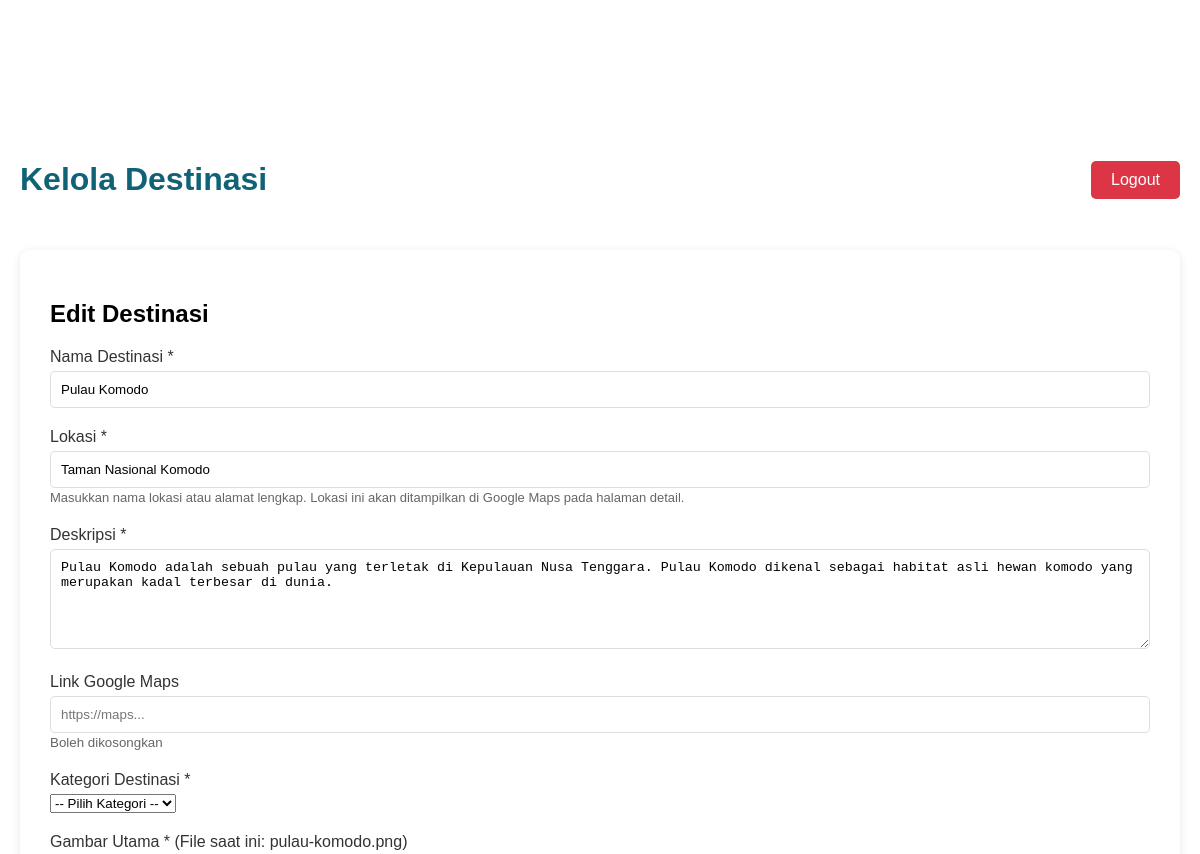
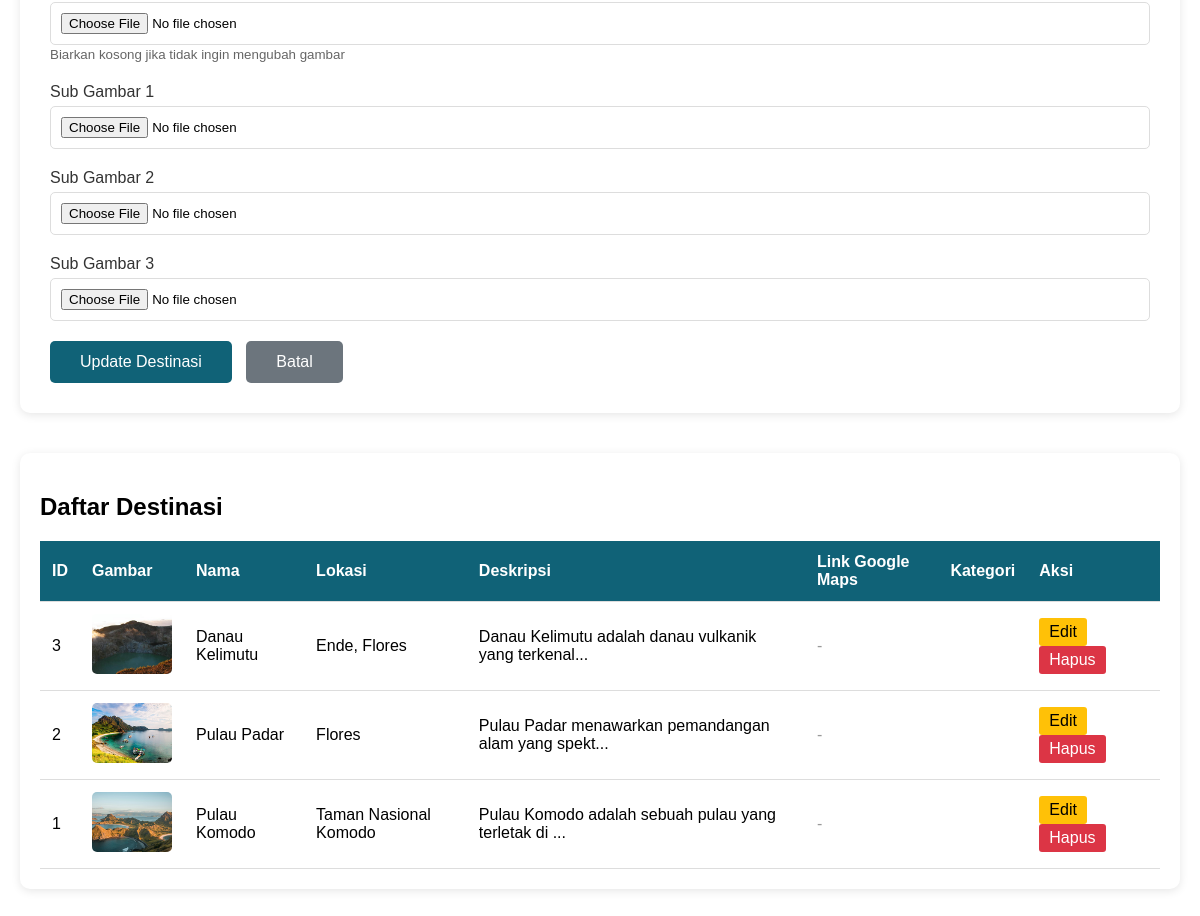
Page /admin/dashboard.php?edit=1 (signed in) on the committed database (2 pictures, top to bottom).
### tables this page shows
CREATE TABLE IF NOT EXISTS destinasi (
    id INT AUTO_INCREMENT PRIMARY KEY,
    nama VARCHAR(150),
    lokasi VARCHAR(150),
    deskripsi TEXT,
    gambar VARCHAR(255),
    created_at TIMESTAMP DEFAULT CURRENT_TIMESTAMP
);

### admin/dashboard.php (the view, shortened to what this page needs)
<?php
require_once '../config.php';
$query = "
    SELECT
        d.*,
        k.nama AS nama_kategori
    FROM destinasi d
    LEFT JOIN kategori k ON d.kategori_id = k.id
    ORDER BY d.id DESC
";
$result = mysqli_query($conn, $query);
$edit_data = null;
if (isset($_GET['edit'])) {
    $edit_id = intval($_GET['edit']);
    $edit_query = "SELECT * FROM destinasi WHERE id = $edit_id";
    $edit_result = mysqli_query($conn, $edit_query);
    $edit_data = mysqli_fetch_assoc($edit_result);
}
?>
<!DOCTYPE html>
<html lang="en">
<head>
    <link rel="stylesheet" href="../style.css">
</head>
<body>
    <div class="admin-container">
        <div class="admin-header">
            <h1>Kelola Destinasi</h1>
            <a href="logout.php" class="btn-logout">Logout</a>
        </div>
        <div class="form-container">
            <h2><?php echo $edit_data ? 'Edit' : 'Tambah'; ?> Destinasi</h2>
            <form method="POST" action="" enctype="multipart/form-data">
                <div class="form-group">
                    <label>Nama Destinasi *</label>
                    <input type="text" name="nama" required value="<?php echo $edit_data ? htmlspecialchars($edit_data['nama']) : ''; ?>">
                </div>
                <div class="form-group">
                    <label>Lokasi *</label>
                    <input type="text" name="lokasi" required value="<?php echo $edit_data ? htmlspecialchars($edit_data['lokasi']) : ''; ?>" placeholder="Contoh: Pulau Komodo, Nusa Tenggara Timur">
                    <small style="color: #666; font-size: 13px;">Masukkan nama lokasi atau alamat lengkap. Lokasi ini akan ditampilkan di Google Maps pada halaman detail.</small>
                </div>
                <div class="form-group">
                    <label>Deskripsi *</label>
                    <textarea name="deskripsi" required><?php echo $edit_data ? htmlspecialchars($edit_data['deskripsi']) : ''; ?></textarea>
                </div>
                <div class="form-group">
                    <label>Link Google Maps</label>
                    <input type="url" name="link_gmaps" placeholder="https://maps..." value="<?php echo $edit_data ? htmlspecialchars($edit_data['link_gmaps']) : ''; ?>">
                    <small style="color:#666;">Boleh dikosongkan</small>
                </div>
                <div class="form-group">
                    <label>Kategori Destinasi *</label>
                    <select name="kategori_id" required>
                        <option value="">-- Pilih Kategori --</option>
                    </select>
                </div>
                <div class="form-group">
                    <label>Gambar Utama * <?php echo $edit_data && !empty($edit_data['gambar']) ? '(File saat ini: ' . basename($edit_data['gambar']) . ')' : ''; ?></label>
                    <input type="file" name="gambar" accept="image/*" <?php echo !$edit_data ? 'required' : ''; ?>>
                    <?php if ($edit_data && !empty($edit_data['gambar'])): ?>
                        <small style="color: #666;">Biarkan kosong jika tidak ingin mengubah gambar</small>
                    <?php endif; ?>
                </div>
                <div class="form-group">
                    <label>Sub Gambar 1 <?php echo $edit_data && !empty($edit_data['sub_gambar1']) ? '(File saat ini: ' . basename($edit_data['sub_gambar1']) . ')' : ''; ?></label>
                    <input type="file" name="sub_gambar1" accept="image/*">
                </div>
                <div class="form-group">
                    <label>Sub Gambar 2 <?php echo $edit_data && !empty($edit_data['sub_gambar2']) ? '(File saat ini: ' . basename($edit_data['sub_gambar2']) . ')' : ''; ?></label>
                    <input type="file" name="sub_gambar2" accept="image/*">
                </div>
                <div class="form-group">
                    <label>Sub Gambar 3 <?php echo $edit_data && !empty($edit_data['sub_gambar3']) ? '(File saat ini: ' . basename($edit_data['sub_gambar3']) . ')' : ''; ?></label>
                    <input type="file" name="sub_gambar3" accept="image/*">
                </div>
                <button type="submit" class="btn-submit">
                    <?php echo $edit_data ? 'Update' : 'Tambah'; ?> Destinasi
                </button>
                <?php if ($edit_data): ?>
                    <a href="dashboard.php" class="btn-submit" style="background-color: #6c757d; margin-left: 10px; text-decoration: none; display: inline-block;">Batal</a>
                <?php endif; ?>
            </form>
        </div>
        <div class="table-container">
        <h2>Daftar Destinasi</h2>
        <table>
        <thead>
            <tr>
                <th>ID</th>
                <th>Gambar</th>
                <th>Nama</th>
                <th>Lokasi</th>
                <th>Deskripsi</th>
                <th>Link Google Maps</th>
                <th>Kategori</th>
                <th>Aksi</th>
            </tr>
        </thead>
        <tbody>
            <?php
            if (mysqli_num_rows($result) > 0) {
                while ($row = mysqli_fetch_assoc($result)) {
            ?>
                <tr>
                    <td><?= $row['id']; ?></td>
                    <td>
                        <img src="../<?= htmlspecialchars($row['gambar']); ?>"
                             class="destination-img" alt="">
                    </td>
                    <td><?= htmlspecialchars($row['nama']); ?></td>
                    <td><?= htmlspecialchars($row['lokasi']); ?></td>
                    <td>
                        <?= substr(htmlspecialchars($row['deskripsi']), 0, 50); ?>...
                    </td>
                    <td>
                        <?php if (!empty($row['link_gmaps'])) : ?>
                            <a href="<?= htmlspecialchars($row['link_gmaps']); ?>"
                               target="_blank" class="btn-action btn-map">
                                Lihat Maps
                            </a>
                        <?php else : ?>
                            <span style="color:#999;">-</span>
                        <?php endif; ?>
                    </td>
                    <td>
                    </td>
                    <td>
                        <a href="?edit=<?= $row['id']; ?>"
                           class="btn-action btn-edit">Edit</a>
                        <a href="?delete=<?= $row['id']; ?>"
                           class="btn-action btn-delete"
                           onclick="return confirm('Yakin ingin menghapus destinasi ini?')">
                           Hapus
                        </a>
                    </td>
                </tr>
            <?php
                }
            } else {
                echo '<tr>
                        <td colspan="8" style="text-align:center;">
                            Belum ada destinasi
                        </td>
                      </tr>';
            }
            ?>
        </tbody>
    </table>
</div>
</body>
</html>

### style.css (style rules this page uses)
:root { --primary-color: #106277; --shadow-color: rgba(0, 0, 0, 0.1); }
html, body { margin: 0px; padding: 0px; font-family: "Poppins", sans-serif; }
a { text-decoration: none; }

### admin/dashboard.php (style rules this page uses)
.admin-container { max-width: 1200px; margin: 120px auto 40px; padding: 20px; }
.admin-header { display: flex; justify-content: space-between; align-items: center; margin-bottom: 30px; }
.admin-header h1 { color: var(--primary-color); }
.btn-logout { background-color: #dc3545; color: white; padding: 10px 20px; border: none; border-radius: 5px; cursor: pointer; text-decoration: none; }
.form-container { background: white; padding: 30px; border-radius: 10px; box-shadow: 0 2px 10px rgba(0,0,0,0.1); margin-bottom: 40px; }
.form-group { margin-bottom: 20px; }
.form-group label { display: block; margin-bottom: 5px; font-weight: 500; color: #333; }
.form-group input, .form-group textarea { width: 100%; padding: 10px; border: 1px solid #ddd; border-radius: 5px; box-sizing: border-box; }
.form-group textarea { min-height: 100px; }
.btn-submit { background-color: var(--primary-color); color: white; padding: 12px 30px; border: none; border-radius: 5px; cursor: pointer; font-size: 16px; }
.table-container { background: white; padding: 20px; border-radius: 10px; box-shadow: 0 2px 10px rgba(0,0,0,0.1); overflow-x: auto; }
table { width: 100%; border-collapse: collapse; }
th, td { padding: 12px; text-align: left; border-bottom: 1px solid #ddd; }
th { background-color: var(--primary-color); color: white; }
.btn-action { padding: 5px 10px; margin-right: 5px; border: none; border-radius: 3px; cursor: pointer; text-decoration: none; display: inline-block; }
.btn-edit { background-color: #ffc107; color: #000; }
.btn-delete { background-color: #dc3545; color: white; }
.destination-img { width: 80px; height: 60px; object-fit: cover; border-radius: 5px; }

### rows in the picture
destinasi: nama "Pulau Komodo", lokasi "Taman Nasional Komodo", deskripsi "Pulau Komodo adalah sebuah pulau yang terletak di Kepulauan Nusa Tenggara. Pulau Komodo dikenal sebagai habitat asli hewan komodo yang merupakan kadal terbesar di dunia.", gambar "pulau-komodo.png", id "1", gambar (picture), deskripsi "Pulau Komodo adalah sebuah pulau yang terletak di"
destinasi: id "3", gambar (picture), nama "Danau Kelimutu", lokasi "Ende, Flores", deskripsi "Danau Kelimutu adalah danau vulkanik yang terkenal"
destinasi: id "2", gambar (picture), nama "Pulau Padar", lokasi "Flores", deskripsi "Pulau Padar menawarkan pemandangan alam yang spekt"
